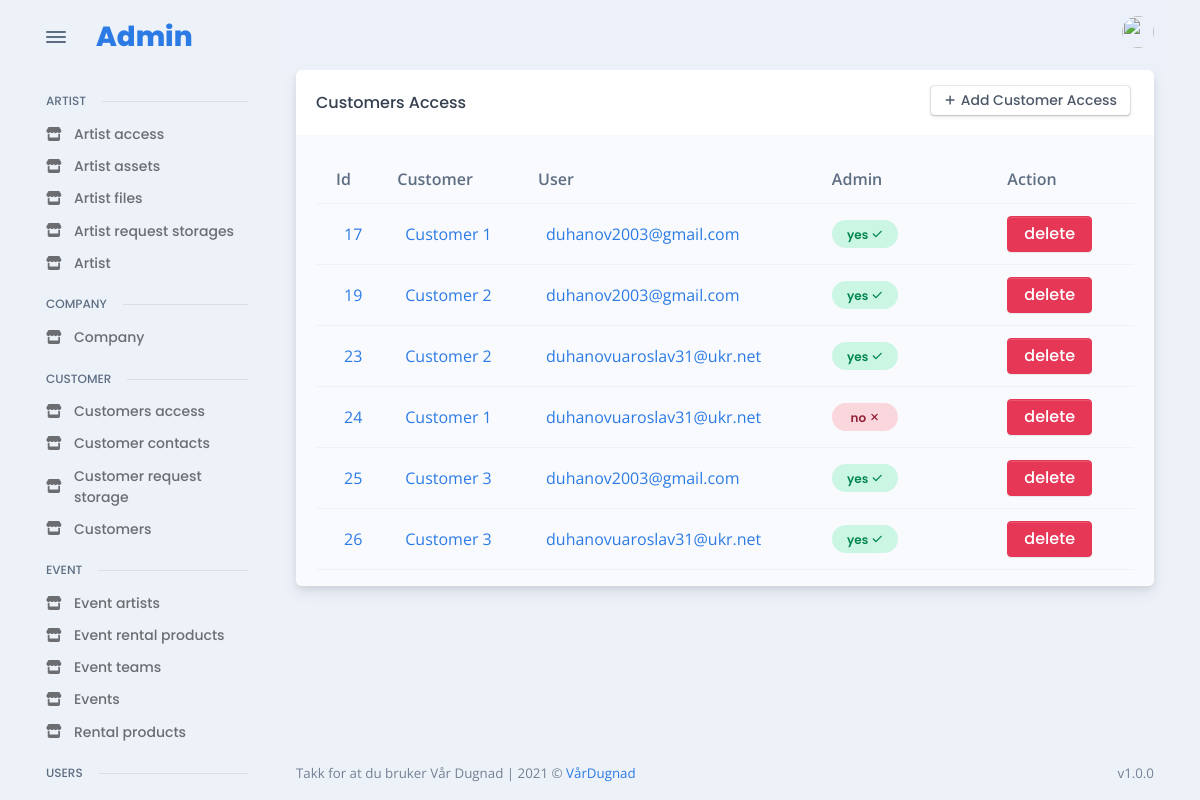
Screenshot of /en/admin_site/customer/all_customer_access/ (signed in) with the database file from the repository.
### customer/models.py (models this page shows, shortened)
class CustomerAccess(models.Model):
    customer = models.ForeignKey(
        Customer, verbose_name="customer_access", on_delete=models.CASCADE
    )
    access = models.ForeignKey(
        User, verbose_name=("access"), on_delete=models.CASCADE, null=True
    )
    admin = models.BooleanField(default=False)
    class Meta:
        unique_together = (
            "customer",
            "access",
        )

class Customer(models.Model):
    organization_number = models.CharField(
        "Organization number", max_length=255, unique=True
    )
    name = models.CharField("Name", max_length=255, unique=True)
    address = models.CharField("Address", max_length=255)
    zip_code = models.CharField("Zip Code", max_length=255)
    city = models.CharField("City", max_length=255)
    active = models.BooleanField(default=True)

### users/models.py (models this page shows, shortened)
class User(AbstractBaseUser):
    email = models.EmailField(max_length=255, unique=True)
    first_name = models.CharField(max_length=255)
    last_name = models.CharField(max_length=255)
    picture = models.ImageField(upload_to="images/users", blank=True)
    phone = models.CharField(max_length=50, blank=True)
    driver_licens_classes = models.CharField(max_length=50, blank=True)
    birthdate = models.DateField(null=True, blank=True)
    last_login = models.DateTimeField(auto_now_add=True)
    is_active = models.BooleanField(default=True)  # can login
    staff = models.BooleanField(default=False)  # can login
    admin = models.BooleanField(default=False)  # can login
    USERNAME_FIELD = "email"
    REQUIRED_FIELDS = ["first_name", "last_name"]
    objects = UserManager()

### admin_app/admin_customer/views.py (the view)
# urls.py: path("all_customer_access/", CustomerAccesstListView.as_view(), name="admin_get_all_customer_access"),
class CustomerAccesstListView(LoginRequiredMixin, ListView):
    model = CustomerAccess
    template_name = "admin/pages/customer/access/all.html"
    context_object_name = "access"

### templates/admin/pages/customer/access/all.html (shortened to what this page needs)
{% extends 'base/admin_base.html' %}
{% load static %}
{% load widget_tweaks %}
{% block content %}
<div class="card">
  <div class="card-header">
    <div class="row flex-between-center">
      <div class="col-4 col-sm-auto d-flex align-items-center pe-0">
        <h5 class="fs-0 mb-0 text-nowrap py-2 py-xl-0">Customers Access</h5>
      </div>
      <div class="col-8 col-sm-auto text-end ps-2">
        <a href="{% url 'admin_add_new_customer_access' %}" class="btn btn-falcon-default btn-sm me-1 mb-1">
          <span class="fas fa-plus me-1" data-fa-transform="shrink-3"></span>Add Customer Access
        </a>
      </div>
    </div>
  </div>
  <div class="card-body bg-light pb-0">
    <div class="table-responsive scrollbar">
      {% if access|length %}
      <table class="table table-hover table-striped overflow-hidden">
        <thead>
          <tr>
            <th scope="col">Id</th>
            <th scope="col">Customer</th>
            <th scope="col"> User</th>
            <th scope="col">Admin</th>
            <th></th>
            <th></th>
            <th></th>
            <th scope="col">Action</th>
          </tr>
        </thead>
        <tbody>
          {% for ac in access %}
          <tr class="align-middle">
            <td class="text-nowrap">
              <div class="d-flex align-items-center">
                <div class="ms-2"><a href="{% url 'admin_change_details_customer_access' ac.id %}">{{ac.id}}</a></div>
              </div>
            </td>
            <td class="text-nowrap">
              <div class="d-flex align-items-center">
                <div class="ms-2"><a href="{% url 'admin_change_details_customer' ac.customer.id %}">{{ac.customer.name}}</a></div>
              </div>
            </td>
            <td class="text-nowrap">
              <div class="d-flex align-items-center">
                <div class="ms-2"><a href="{% url 'admin_change_details_user' ac.access.id %}">{{ac.access.email}}</a></div>
              </div>
            </td>
            {% if ac.admin %}
            <td><span class="badge badge rounded-pill d-block p-2 badge-soft-success">yes<span class="ms-1 fas fa-check" data-fa-transform="shrink-2"></span></span></td>
            {% else %}
            <td><span class="badge badge rounded-pill d-block p-2 badge-soft-danger">no<span class="ms-1 fas fa-times" data-fa-transform="shrink-2"></span></span></td>
            {% endif %}
            <th></th>
            <th></th>
            <th></th>
            <td><a class="btn btn-danger"  href="{% url 'admin_delete_customer_access' ac.id %}">delete</a></tr>
          {% endfor %}
        </tbody>
      </table>
      {% else %}
          <p>There is no artist access yet, try to add some</p>
      {% endif %}
    </div>
  </div>
  </div>
{% endblock %}

### rows the page displays
CustomerAccess: id "17", customer.name "Customer 1", access.email "duhanov2003@gmail.com", admin "yes"
CustomerAccess: id "19", customer.name "Customer 2", access.email "duhanov2003@gmail.com", admin "yes"
CustomerAccess: id "23", customer.name "Customer 2", access.email "duhanovuaroslav31@ukr.net", admin "yes"
CustomerAccess: id "24", customer.name "Customer 1", access.email "duhanovuaroslav31@ukr.net", admin "no"
CustomerAccess: id "25", customer.name "Customer 3", access.email "duhanov2003@gmail.com", admin "yes"
CustomerAccess: id "26", customer.name "Customer 3", access.email "duhanovuaroslav31@ukr.net", admin "yes"
